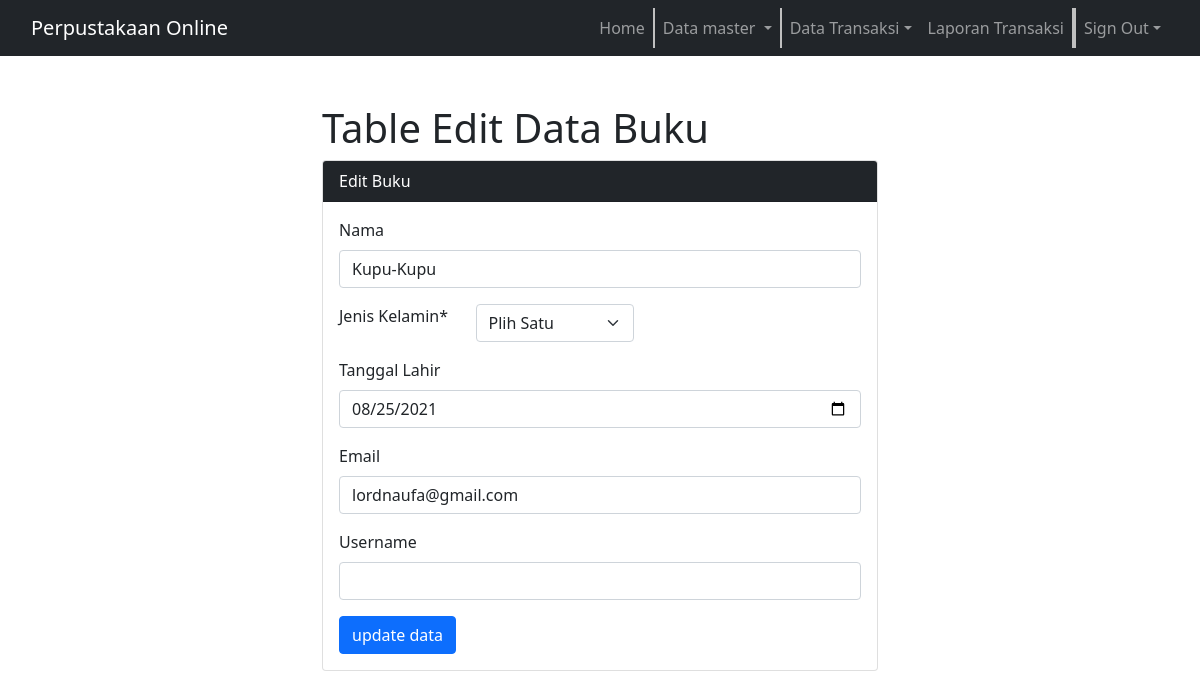
/anggota/anggota_edit.php?id=501, run on the app's committed database.
### tables this page shows
CREATE TABLE `member` (
  `name` text NOT NULL,
  `tanggalLahir` date NOT NULL,
  `alamat` text NOT NULL,
  `jeniskelamin` text NOT NULL,
  `id` int(11) NOT NULL,
  `image` varchar(100) NOT NULL,
  `image_text` text NOT NULL,
  `email` varchar(50) NOT NULL
);

### anggota/anggota_edit.php (the view, shortened to what this page needs)
<!DOCTYPE html>
<html>
<?php include('../header.php'); ?>
<link href="../css/bootstrap.min.css" rel="stylesheet">
<body>
	<div class="container col-md-6 mt-4">
		<h1>Table Edit Data Buku</h1>
		<div class="card">
			<div class="card-header bg-dark text-white ">
				Edit Buku
			</div>
			<div class="card-body">
				<?php
				include('../koneksi.php');
				$id = $_GET['id'];
				$data = mysqli_query($db, "select * from member where id = '$id'");
				$row = mysqli_fetch_assoc($data);
				?>
				<form action="" method="post" role="form">
					<div class="form-group">
						<label>Nama</label>
						<input type="text" name="name" required="" class="form-control" value="<?= $row['name']; ?>">
					</div>
					<div class="row form-group">
              <div class="col-md-3 text-md-left">
                <span class="label">Jenis Kelamin*</span>
              </div>
              <div class="col-md-4">
                <select class="form-select" name="jeniskelamin" id="jeniskelamin">
                  <option value="-1">Plih Satu</option>
                </select>
              </div>
            </div>
					<div class="form-group">
						<label>Tanggal Lahir</label>
						<input type="date" name="tanggalLahir" class="form-control" value="<?= $row['tanggalLahir']; ?>">
					</div>
                    <div class="form-group">
						<label>Email</label>
						<input type="email" name="email" class="form-control" value="<?= $row['email']; ?>">
					</div>
                    <div class="form-group">
						<label>Username</label>
						<input type="text" name="username" class="form-control" value="<?= $row['username']; ?>">
					</div>
					<button type="submit" class="btn btn-primary" name="submit" value="simpan">update data</button>
				</form>
			</div>
		</div>
	</div>
</body>
</html>

### header.php (style rules this page uses)
html, body { font-family: 'Roboto', sans-serif; margin-left: 20px; margin-right: 20px; margin-top: 80px; }

### data on the page
member: name "Kupu-Kupu", tanggalLahir "08/25/2021", email "lordnaufa@gmail.com"
